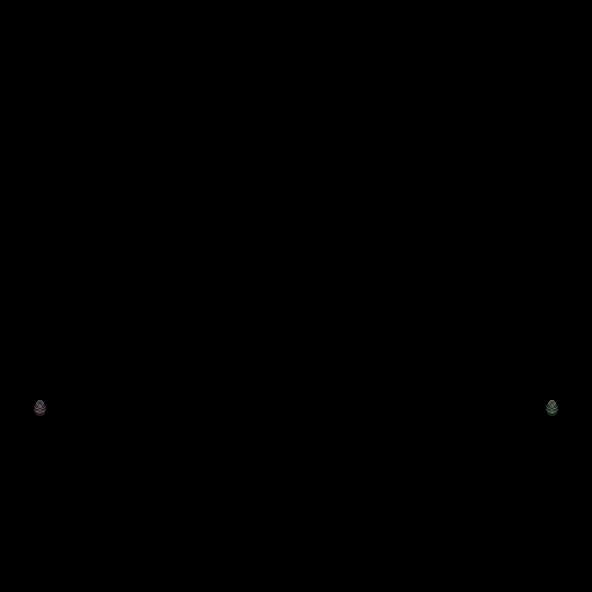

A 2D game scene composited from a Tiled map and its tileset images. What follows is a short description and the map's XML, with each tile layer's data collapsed to a summary:
An orthogonal 37x37 tile map with 16x16 px tiles, 1 tile layer (decorative).

<map version="1.10" tiledversion="1.10.0" orientation="orthogonal" renderorder="right-down" width="37" height="37" tilewidth="16" tileheight="16" infinite="0" nextlayerid="13" nextobjectid="73">
 <tileset firstgid="1" name="decorative" tilewidth="16" tileheight="16" tilecount="256" columns="16">
  <image source="../Images/Map/Decorative.png" width="256" height="256" />
 </tileset>
 <layer id="8" name="decorative" width="37" height="37">
  <data>[1369 cells, 4 non-empty, 4 distinct tile ids]</data>
 </layer>
</map>
